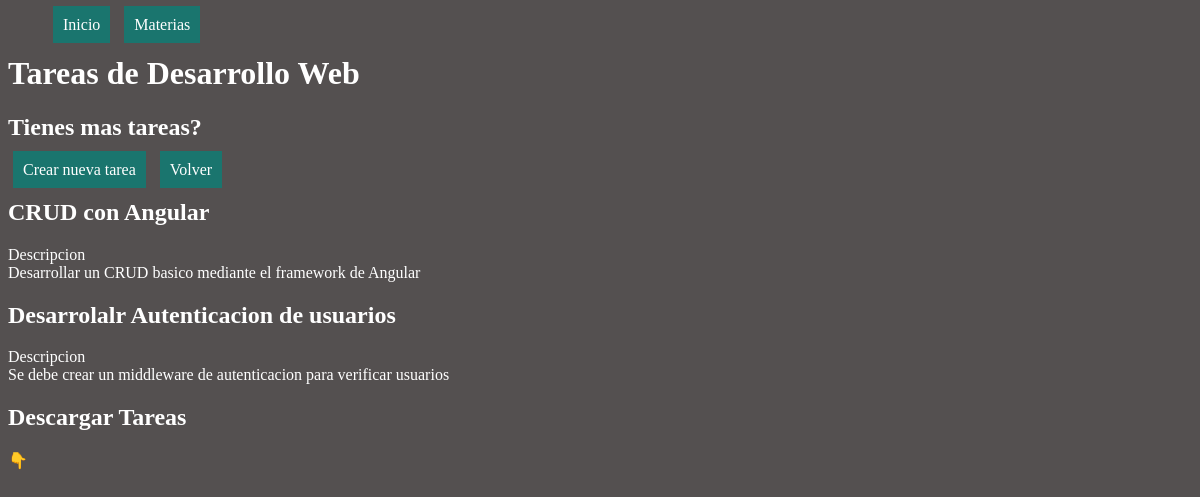
Screenshot of /subject/1 with the database file from the repository.
### works/models.py (models this page shows, shortened)
class Subject(models.Model):
    name = models.CharField(max_length=50)
    descripcion = models.TextField(max_length=200)
    def __str__(self):
        return self.name

class Task(models.Model):
    name = models.CharField(max_length=50)
    descripcion = models.TextField(max_length=200)
    materia = models.ForeignKey(Subject, on_delete=models.CASCADE)

### works/views.py (the view)
# urls.py: path('subject/<int:id>', views.task, name='task'),
def task(req, id):
    tareas = Task.objects.filter(materia_id=id)
    materia = Subject.objects.get(id=id)
    return render(req, 'tasks/task.html', {
        'tasks': tareas,
        'materia': materia
    })

### works/templates/tasks/task.html
{% extends 'layouts/nav.html' %}
{% block content %}
<h1>Tareas de {{ materia }}</h1>
<section>
    <h2>Tienes mas tareas?</h2>
    <a class="dir" href="{% url 'newTask' materia.id %}">Crear nueva tarea</a>
    <a class="dir" href="{% url 'subject' %}">Volver</a>
</section>
{% for task in tasks %}
<div>
    <h2>{{ task.name }}</h2>
    <p>
        Descripcion<br>
        {{ task.descripcion }}
    </p>
</div>
{% endfor %}
<h2>Descargar Tareas</h2>
<a href="{% url 'download' materia.id %}">👇</a>
{% endblock %}

### works/static/css/styles.css (style rules this page uses)
body { background-color: #312c2cd3; color: #fff }
.dir { background-color: rgb(26, 117, 110); padding: 10px; margin: 5px; }
a { color: #fff; text-decoration: none; }

### rows the page displays
Subject: name "Desarrollo Web"
Task: name "CRUD con Angular", descripcion "Desarrollar un CRUD basico mediante el framework de Angular"
Task: name "Desarrolalr Autenticacion de usuarios", descripcion "Se debe crear un middleware de autenticacion para verificar usuarios"
